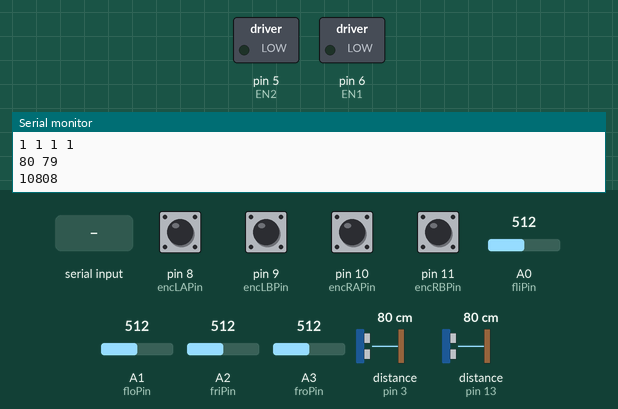
Simulated run of this sketch. Board: Arduino Uno, built with avr-gcc and run on an emulated ATmega328P. Shown: switched loads named in the sketch (green lamp = pin HIGH), the last lines printed to the serial monitor. Wiring (inferred from the names in the program): 2 × ultrasonic range finder: trigger pin 2, echo pin 3 / trigger pin 12, echo pin 13. The inputs (shaded band) are chosen by the test bench; at power-on: pin 8 (encLAPin), pin 9 (encLBPin), pin 10 (encRAPin), pin 11 (encRBPin) HIGH, distance to the obstacle (sensors on pin 3, pin 13) 80 cm, A0 (fliPin) = 512, A1 (floPin) = 512, A2 (friPin) = 512, A3 (froPin) = 512. The echo pulse lasts 58.3 µs per cm; pins used as bus, display or sensor lines are not drawn.

Above: at 1.2 s.
1.3 s: "a" received over Serial
At 2.5 s:
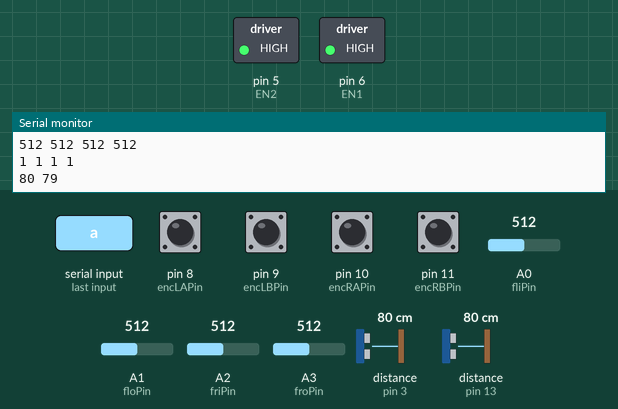
2.8 s: distance to the obstacle (sensor on pin 3) set to 203 cm
5.8 s: distance to the obstacle (sensor on pin 13) set to 2 cm
7.3 s: distance to the obstacle (sensor on pin 3) set to 4 cm
10.3 s: distance to the obstacle (sensor on pin 13) set to 4 cm
13.3 s: distance to the obstacle (sensor on pin 3) set to 35 cm
Timing chart, 0 to 16.3 s (numbered marks = the images above; inputs shaded):
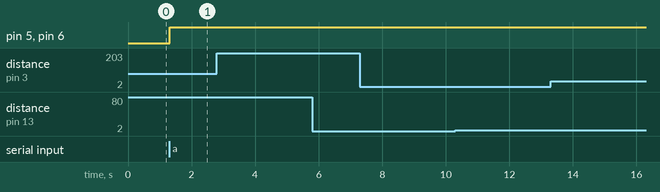

The sketch:

SensorMotorTest.ino
```cpp
#define fliPin 0
#define floPin 1
#define friPin 2
#define froPin 3

#define usrTrigPin 12
#define usrEchoPin 13
#define uslTrigPin 2
#define uslEchoPin 3

#define EN1 6
#define EN2 5
#define IN1 7
#define IN2 4

#define encLAPin 8
#define encLBPin 9
#define encRAPin 10
#define encRBPin 11

int maximumRange = 200; // Maximum range needed
int minimumRange = 0; // Minimum range needed
long lDuration, lDistance, rDuration, rDistance; // Duration used to calculate distance

int fli, flo, fri, fro;
boolean encLA, encLB, encRA, encRB;
unsigned long time;
char val;

void setup()
{
  Serial.begin(9600);

  digitalWrite(A0, HIGH);
  digitalWrite(A1, HIGH);
  digitalWrite(A2, HIGH);
  digitalWrite(A3, HIGH);

  pinMode(usrTrigPin, OUTPUT);
  pinMode(usrEchoPin, INPUT);
  pinMode(uslTrigPin, OUTPUT);
  pinMode(uslEchoPin, INPUT);

  pinMode(encLAPin, INPUT);
  pinMode(encLBPin, INPUT);
  pinMode(encRAPin, INPUT);
  pinMode(encRBPin, INPUT);
  digitalWrite(encLAPin, HIGH);
  digitalWrite(encLBPin, HIGH);
  digitalWrite(encRAPin, HIGH);
  digitalWrite(encRBPin, HIGH);
}

void Motor1(int pwm, boolean reverse) {
  analogWrite(EN1,pwm); //set pwm control, 0 for stop, and 255 for maximum speed
  if(reverse) {
    digitalWrite(IN1,HIGH);
  }
  else {
    digitalWrite(IN1,LOW);
  }
}

void Motor2(int pwm, boolean reverse) {
  analogWrite(EN2,pwm);
  if(reverse) {
    digitalWrite(IN2,HIGH);
  }
  else
  {
    digitalWrite(IN2,LOW);
  }
}

void loop()
{
  time=micros();
  //USL
  /* The following trigPin/echoPin cycle is used to determine the
   distance of the nearest object by bouncing soundwaves off of it. */
  digitalWrite(uslTrigPin, LOW);
  delayMicroseconds(2);

  digitalWrite(uslTrigPin, HIGH);
  delayMicroseconds(10);

  digitalWrite(uslTrigPin, LOW);
  lDuration = pulseIn(uslEchoPin, HIGH);

  //Calculate the distance (in cm) based on the speed of sound.
  lDistance = lDuration/58.2;

  //USR
  /* The following trigPin/echoPin cycle is used to determine the
   distance of the nearest object by bouncing soundwaves off of it. */
  digitalWrite(usrTrigPin, LOW);
  delayMicroseconds(2);

  digitalWrite(usrTrigPin, HIGH);
  delayMicroseconds(10);

  digitalWrite(usrTrigPin, LOW);
  rDuration = pulseIn(usrEchoPin, HIGH);

  //Calculate the distance (in cm) based on the speed of sound.
  rDistance = rDuration/58.2;

  //Read QRDs
  fli = analogRead(fliPin);
  flo = analogRead(floPin);
  fri = analogRead(friPin);
  fro = analogRead(froPin);

  //Read encoders
  encLA = digitalRead(encLAPin);
  encLB = digitalRead(encLBPin);
  encRA = digitalRead(encRAPin);
  encRB = digitalRead(encRBPin);

  Serial.print(micros()-time);
  Serial.println();

  Serial.print(fli);
  Serial.print(' ');
  Serial.print(flo);
  Serial.print(' ');
  Serial.print(fri);
  Serial.print(' ');
  Serial.print(fro);
  Serial.println();

  Serial.print(encLA);
  Serial.print(' ');
  Serial.print(encLB);
  Serial.print(' ');
  Serial.print(encRA);
  Serial.print(' ');
  Serial.print(encRB);
  Serial.println();

  Serial.print(lDistance);
  Serial.print(' ');
  Serial.print(rDistance);
  Serial.println();
  Serial.println();

  //Delay 50ms before next reading.
  delay(50);

  val = Serial.read();
  if(val!=-1)
  {
    switch(val)
    {
    case 'w'://Move ahead
      Motor1(255,true);  //You can change the speed, such as Motor(50,true)
      Motor2(255,true);

      break;
    case 'x'://move back
      Motor1(255,false);
      Motor2(255,false);
      break;
    case 'a'://turn left
      Motor1(255,false);
      Motor2(255,true);
      break;
    case 'd'://turn right
      Motor1(255,true);
      Motor2(255,false);
      break;
    case 's'://stop
      Motor1(0,false);
      Motor2(0,false);
      break;
    }
  }
}
```

Measured:
- after the input at 1.3 s, pin 5 (EN2), pin 6 (EN1): LOW → HIGH at once
